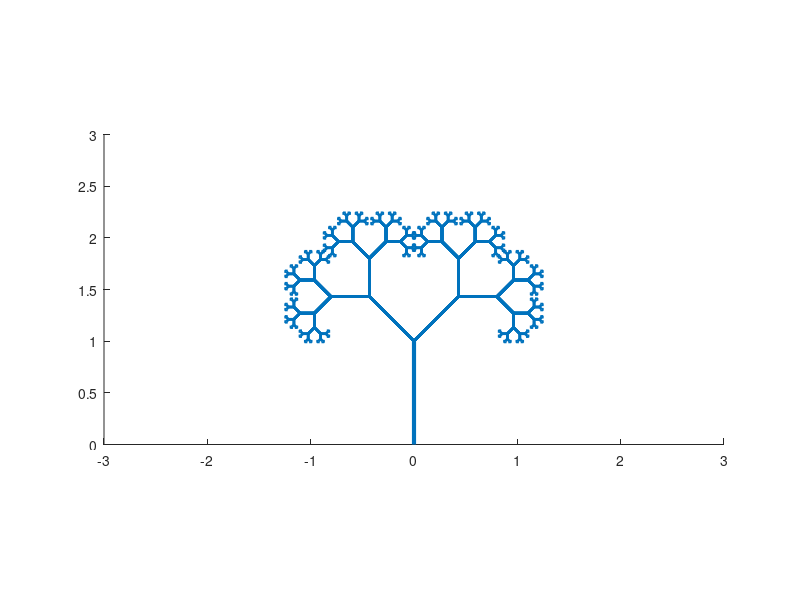

MATLAB code for this plot:
clc
clear
close all

n = 8;
r = 0.61;
phi = [pi/4,-pi/4];
xb = [0,0];
yb = [0,1];

h=figure;
axis([-3 3 0 3])
axis equal
line([xb(1),xb(2)],[yb(1),yb(2)],'LineWidth',3);

mN=length(phi);
if length(r)==1
    rM=ones(1,mN)*r;
elseif length(r)==mN
    rM=r;
else 
    warndlg('The sizes of scale vector and vector of angles in fraktal`s generator don`t equal');
end
   
a=sqrt((xb(1)-xb(2))^2+(yb(1)-yb(2))^2);   % scale factor
b=1;
c=sqrt((1-xb(2))^2+(yb(2))^2);
alpha=acos((a^2+b^2-c^2)/(2*a*b));
k=(yb(2)-yb(1))/(xb(2)-xb(1));                       % define the tangent
d=(yb(1)*xb(2)-xb(1)*yb(2))/(xb(2)-xb(1));           % define the free member
if yb(2)>=yb(1)
    ksi=alpha;
else
    ksi=-alpha; 
end
             
 %    auxiliary vectors for theta and rD (see below their definition)
psi=zeros(n,mN^n);
ralt=ones(n,mN^n);
  %   psi and ralt have Kantor array`s structur !!!
  
for i=1:1:n
    z=1;
    for j=1:1:mN^(i-1)
        for k=1:1:mN
            for m=1:1:mN^(n-i)
                psi(i,z)=phi(k);               % define psi on the base of phi
                ralt(i,z)=rM(k);               % define ralt on the base of rM  
                z=z+1;
            end
        end
    end
end
  
theta=zeros(n,mN^n);  % vector of angles between each branch of fractal and vertical axes
rD=ones(n,mN^n);      % lengths of branches

for i=1:1:mN^n
    for j=1:1:n
        for k=1:1:j
            theta(j,i)=theta(j,i)+psi(k,i);        % define theta on the base of psi
            rD(j,i)=rD(j,i)*ralt(k,i);             % define rD on the base of rD
        end
    end
end

theta=theta+ksi;
    
% ----Matrix for coordinates-------         
A=ones(n+1,mN^n,2);
% initial coordinates   
A(1,:,1)=ones(1,mN^n)*xb(2);   % x-coordinate
A(1,:,2)=ones(1,mN^n)*yb(2);   % y-coordinate
for j=1:1:mN^n
   for i=1:1:n       
       % define following coordinates
       A(i+1,j,1)=A(i,j,1)+a*rD(i,j)*cos(theta(i,j));
       A(i+1,j,2)=A(i,j,2)+a*rD(i,j)*sin(theta(i,j));
   end
end
     
 % By visualisation the method of inverse trace is used    
tau=1;
for i=1:mN:mN^n
    z=1;
    for k=1:1:mN-1
        for j=z:1:n-1
            line([A(j,i,1),A(j+1,i,1)],[A(j,i,2),A(j+1,i,2)],'LineWidth',2);
            drawnow
        end
        z=z+1;
    end       
end
 
 % -------------------------- end branches ----------------------------    
for i=1:1:mN^n
    line([A(n,i,1),A(n+1,i,1)],[A(n,i,2),A(n+1,i,2)],'LineWidth',2);
end   
 % -------------- Trunk -----------------         
 

 